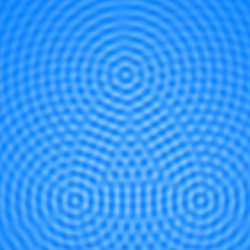
Frame 1 (no input)
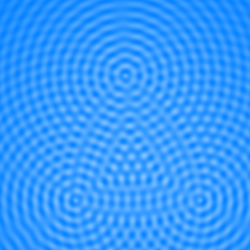
Frame 60 (the mouse pressed at the canvas centre just before this capture)
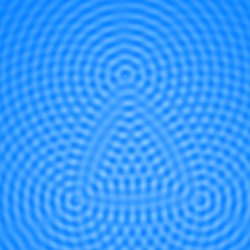
Frame 120 (the mouse held since frame 60 and released just before this capture)

The Processing sketch that drew these frames (run headless with seeded random() and noise(); from frame 60 on, the mouse is pressed at the canvas centre):

// Processing sketch: processing_108347
// ── processing_108347.pde

void setup()
{
  int i,j;
  float v,v0,v1,v2;
  float vMin,vMax;
  size(250,250);
  background(255);
  
  loadPixels();
  
  vMin = 1000;
  vMax = 0;
  
  for(i=0;i<height;i++){
    for(j=0;j<width;j++){
      v0 = value(dist(50,50,i,j));
      v1 = value(dist(50,200,i,j));
      v2 = value(dist(50,125,i,j));
      v = v0+v1+v2;
      if(v<vMin){
        vMin = v;
      }
      if(vMax<v){
        vMax = v;
      }
      if(-3<v){
        pixels[j+i*width] = color(31*(v+0.23),31*(v+0.23),255);
        //pixels[j+i*width] = color(32*(v-290.18463));
      }
    }
  }
  updatePixels();
  print(vMin+"\t"+vMax+"\n");
}

void draw()
{
  int i,j;
  float v,v0,v1,v2;
  
  loadPixels();
  for(i=0;i<height;i++){
    for(j=0;j<width;j++){
      v0 = value(dist(125,75,j,i));
      v1 = value(dist(75,200,j,i));
      v2 = value(dist(200,200,j,i));
      v = v0+v1+v2;
      pixels[j+i*width] = color(31*(v+0.23),16*(v+0.23)+127,255);
    }
  }
  updatePixels();
}

float value(float v)
{
  float a;
  a = TWO_PI*24*v/width-0.3*frameCount;
  return (cos(a)+1)*(width-v)/width;
//  return 100*pow(2.71828182846,-1*a*a);
}
